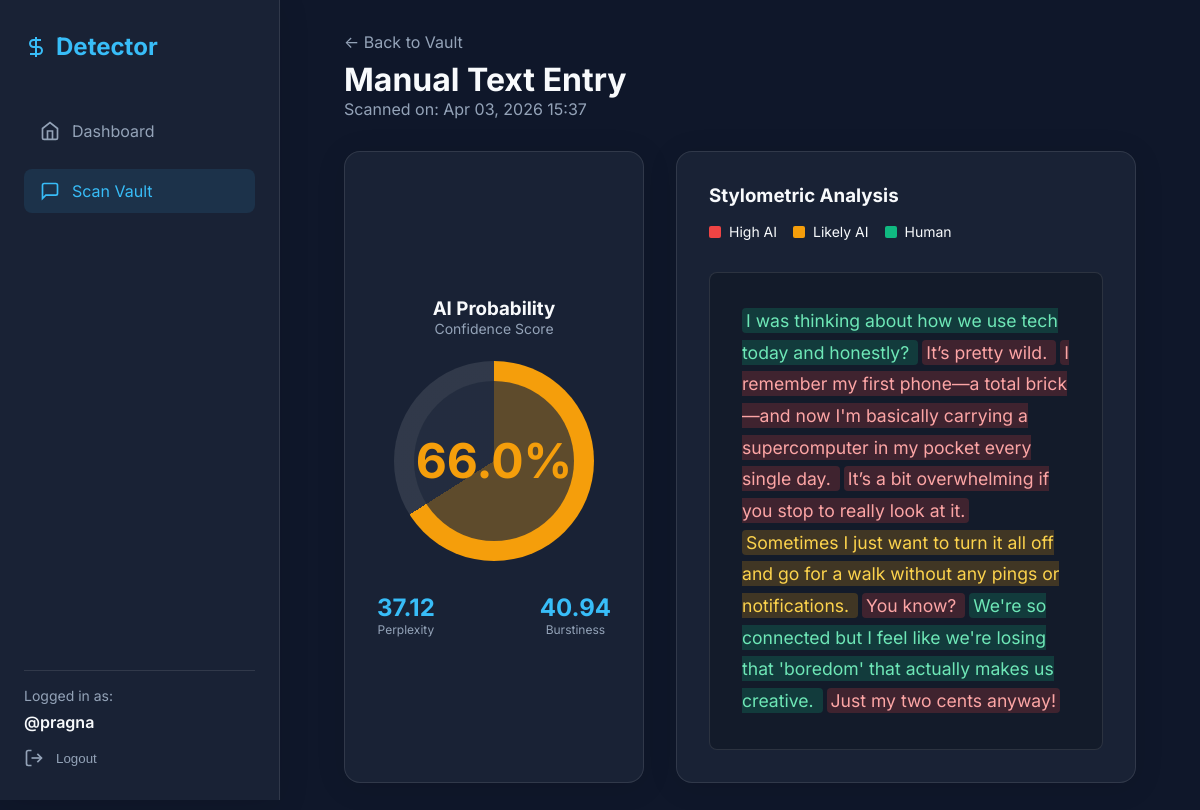
Screenshot of /history/5/ (signed in) with the database file from the repository.
### detector/models.py (models this page shows, shortened)
class ScanHistory(models.Model):
    user = models.ForeignKey(User, on_delete=models.CASCADE, related_name='scans')
    filename = models.CharField(max_length=255, blank=True, null=True)
    analyzed_text = models.TextField()
    ai_probability = models.FloatField()
    perplexity = models.FloatField()
    burstiness = models.FloatField()
    heatmap_data = models.JSONField()  # Store list of dicts: {'text': string, 'color': string}
    created_at = models.DateTimeField(auto_now_add=True)
    class Meta:
        ordering = ['-created_at']

### detector/views.py (the view)
# urls.py: path('history/<int:pk>/', views.history_detail_view, name='history_detail'),
@login_required
def history_detail_view(request, pk):
    scan = get_object_or_404(ScanHistory, pk=pk, user=request.user)
    return render(request, 'detector/history_detail.html', {'scan': scan})

### templates/detector/history_detail.html (shortened to what this page needs)
{% extends 'base.html' %}
{% block content %}
<div style="display:flex; justify-content:space-between; align-items:center; margin-bottom:2rem;">
    <div>
        <a href="{% url 'history' %}" style="display:inline-block; margin-bottom:0.5rem; color:var(--text-secondary); text-decoration:none;">
            ← Back to Vault
        </a>
        <h1>{{ scan.filename|default:"Manual Text Entry" }}</h1>
        <p style="color:var(--text-secondary)">Scanned on: {{ scan.created_at|date:"M d, Y H:i" }}</p>
    </div>
</div>
<div class="results-grid visible">
    <div class="glass-panel gauge-container neon-border">
        <h3>AI Probability</h3>
        <p style="color:var(--text-secondary); font-size:0.875rem; margin-bottom:1.5rem">Confidence Score</p>
        {% if scan.ai_probability > 70 %}
            <div class="gauge" style="--gauge-deg: {{ scan.ai_probability|add:"0"|stringformat:".2f"|title }}deg; --gauge-color: var(--color-red); background: conic-gradient(var(--gauge-color) calc({{ scan.ai_probability }} * 3.6deg), rgba(255,255,255,0.1) 0);">
                <span class="gauge-value" style="color:var(--color-red)">{{ scan.ai_probability }}%</span>
            </div>
        {% elif scan.ai_probability > 40 %}
            <div class="gauge" style="--gauge-deg: {{ scan.ai_probability|add:"0"|stringformat:".2f"|title }}deg; --gauge-color: var(--color-amber); background: conic-gradient(var(--gauge-color) calc({{ scan.ai_probability }} * 3.6deg), rgba(255,255,255,0.1) 0);">
                <span class="gauge-value" style="color:var(--color-amber)">{{ scan.ai_probability }}%</span>
            </div>
        {% endif %}
        <div class="metrics-box">
            <div class="metric">
                <span class="metric-val">{{ scan.perplexity }}</span>
                <span style="font-size:0.75rem; color:var(--text-secondary)">Perplexity</span>
            </div>
            <div class="metric">
                <span class="metric-val">{{ scan.burstiness }}</span>
                <span style="font-size:0.75rem; color:var(--text-secondary)">Burstiness</span>
            </div>
        </div>
    </div>
    <div class="glass-panel" style="padding:2rem; overflow-y:auto; max-height:80vh">
        <h3>Stylometric Analysis</h3>
        <div style="display:flex; gap:1rem; margin-top:1rem; margin-bottom:2rem; font-size:0.875rem">
            <span style="display:flex; align-items:center; gap:0.5rem"><div style="width:12px;height:12px;background:#ef4444;border-radius:2px"></div> High AI</span>
            <span style="display:flex; align-items:center; gap:0.5rem"><div style="width:12px;height:12px;background:#f59e0b;border-radius:2px"></div> Likely AI</span>
            <span style="display:flex; align-items:center; gap:0.5rem"><div style="width:12px;height:12px;background:#10b981;border-radius:2px"></div> Human</span>
        </div>
        <div class="heatmap-container" style="background:rgba(0,0,0,0.2); border-radius:8px; border:1px solid var(--glass-border)">
            {% for item in scan.heatmap_data %}
                <span class="sentence {{ item.color }}" title="Score: {{ item.score }}">{{ item.text }} </span>
            {% endfor %}
        </div>
    </div>
</div>
{% endblock %}

### templates/base.html (shortened to what this page needs)
<!DOCTYPE html>
<html lang="en">
<head>
    {% load static %}
    <link rel="stylesheet" href="{% static 'css/styles.css' %}">
</head>
<body>
    {% if user.is_authenticated %}
    <aside class="sidebar glass-panel">
        <div class="brand">
            <svg width="24" height="24" viewBox="0 0 24 24" fill="none" stroke="currentColor" stroke-width="2"><path d="M12 2v20M17 5H9.5a3.5 3.5 0 0 0 0 7h5a3.5 3.5 0 0 1 0 7H6"/></svg>
            Detector
        </div>
        <nav>
            <ul class="nav-links">
                <li><a href="{% url 'dashboard' %}" class="nav-link {% if request.path == '/' %}active{% endif %}">
                    <svg width="20" height="20" viewBox="0 0 24 24" fill="none" stroke="currentColor" stroke-width="2"><path d="M3 9l9-7 9 7v11a2 2 0 0 1-2 2H5a2 2 0 0 1-2-2z"/><polyline points="9 22 9 12 15 12 15 22"/></svg>
                    Dashboard</a></li>
                <li><a href="{% url 'history' %}" class="nav-link {% if 'history' in request.path %}active{% endif %}">
                    <svg width="20" height="20" viewBox="0 0 24 24" fill="none" stroke="currentColor" stroke-width="2"><path d="M21 15a2 2 0 0 1-2 2H7l-4 4V5a2 2 0 0 1 2-2h14a2 2 0 0 1 2 2z"/></svg>
                    Scan Vault</a></li>
            </ul>
        </nav>
        <div class="user-info">
            <span style="color:var(--text-secondary); font-size:0.875rem;">Logged in as:</span>
            <span style="font-weight:600;">@{{ user.username }}</span>
            <form method="post" action="{% url 'logout' %}" style="margin-top:0.5rem">
                <button type="submit" class="nav-link" style="background:transparent; border:none; padding:0; cursor:pointer;" onclick="return confirm('Logout?')">
                    <svg width="20" height="20" viewBox="0 0 24 24" fill="none" stroke="currentColor" stroke-width="2"><path d="M9 21H5a2 2 0 0 1-2-2V5a2 2 0 0 1 2-2h4"/><polyline points="16 17 21 12 16 7"/><line x1="21" y1="12" x2="9" y2="12"/></svg>
                    Logout
                </button>
            </form>
        </div>
    </aside>
    <main class="main-content">
        {% block content %}{% endblock %}
    </main>
    {% else %}
        {% block auth_content %}{% endblock %}
    {% endif %}
</body>
</html>

### static/css/styles.css (style rules this page uses)
:root { --bg-dark: #0f172a; --bg-panel: rgba(30, 41, 59, 0.7); --text-primary: #f8fafc; --text-secondary: #94a3b8; --accent-neon: #38bdf8; --accent-hover: #0284c7; --glass-border: rgba(255, 255, 255, 0.1); --color-red: #ef4444; --color-amber: #f59e0b; --color-emerald: #10b981; }
* { box-sizing: border-box; margin: 0; padding: 0; }
body { font-family: 'Inter', system-ui, -apple-system, sans-serif; background-color: var(--bg-dark); color: var(--text-primary); min-height: 100vh; display: flex; overflow-x: hidden; }
.glass-panel { background: var(--bg-panel); backdrop-filter: blur(12px); -webkit-backdrop-filter: blur(12px); border: 1px solid var(--glass-border); border-radius: 16px; box-shadow: 0 4px 30px rgba(0, 0, 0, 0.1); }
.sidebar { width: 280px; height: 100vh; position: fixed; border-radius: 0; border-right: 1px solid var(--glass-border); border-top: none; border-bottom: none; border-left: none; padding: 2rem 1.5rem; display: flex; flex-direction: column; }
.brand { font-size: 1.5rem; font-weight: 700; color: var(--accent-neon); margin-bottom: 3rem; display: flex; align-items: center; gap: 0.5rem; }
.nav-links { list-style: none; display: flex; flex-direction: column; gap: 1rem; }
.nav-link { color: var(--text-secondary); text-decoration: none; padding: 0.75rem 1rem; border-radius: 8px; transition: all 0.3s ease; display: flex; align-items: center; gap: 0.75rem; }
.nav-link:hover, .nav-link.active { background: rgba(56, 189, 248, 0.1); color: var(--accent-neon); }
.user-info { margin-top: auto; padding-top: 1rem; border-top: 1px solid var(--glass-border); display: flex; flex-direction: column; gap: 0.5rem; }
.main-content { margin-left: 280px; padding: 2rem 4rem; width: calc(100% - 280px); min-height: 100vh; }
.results-grid { display: grid; grid-template-columns: 300px 1fr; gap: 2rem; margin-top: 2rem; display: none; }
.results-grid.visible { display: grid; animation: fadeIn 0.5s ease; }
.gauge-container { display: flex; flex-direction: column; align-items: center; justify-content: center; padding: 2rem; }
.gauge { position: relative; width: 200px; height: 200px; border-radius: 50%; background: conic-gradient(var(--gauge-color) var(--gauge-deg), rgba(255,255,255,0.1) 0); display: flex; align-items: center; justify-content: center; margin-bottom: 1rem; transition: background 1s ease-out; }
.gauge::before { content: ''; position: absolute; width: 160px; height: 160px; background: var(--bg-panel); border-radius: 50%; }
.gauge-value { position: relative; font-size: 3rem; font-weight: 700; z-index: 10; }
.metrics-box { display: flex; justify-content: space-between; width: 100%; margin-top: 1rem; }
.metric { display: flex; flex-direction: column; align-items: center; }
.metric-val { font-size: 1.5rem; font-weight: bold; color: var(--accent-neon); }
.heatmap-container { padding: 2rem; line-height: 1.8; font-size: 1.1rem; }
span.sentence { padding: 2px 4px; border-radius: 4px; margin-right: 4px; transition: all 0.2s ease; }
span.sentence.red { background: rgba(239, 68, 68, 0.2); color: #fca5a5; }
span.sentence.amber { background: rgba(245, 158, 11, 0.2); color: #fcd34d; }
span.sentence.emerald { background: rgba(16, 185, 129, 0.2); color: #6ee7b7; }

### rows the page displays
ScanHistory: filename "Manual Text Entry", created_at "Apr 03, 2026 15:37", ai_probability "66.0", perplexity "37.12", burstiness "40.94"

### other values shown
{{ user.username }} "pragna"
{{ item.text }} "I was thinking about how we use tech today and honestly?" "It’s pretty wild." "I remember my first phone—a total brick—and now I'm basically carrying a supercomputer in my pocket every single day." "It’s a bit overwhelming if you stop to really look at it." "Sometimes I just want to turn it all off and go for a walk without any pings or notifications." "You know?" "We're so connected but I feel like we're losing that 'boredom' that actually makes us creative." "Just my two cents anyway!"
